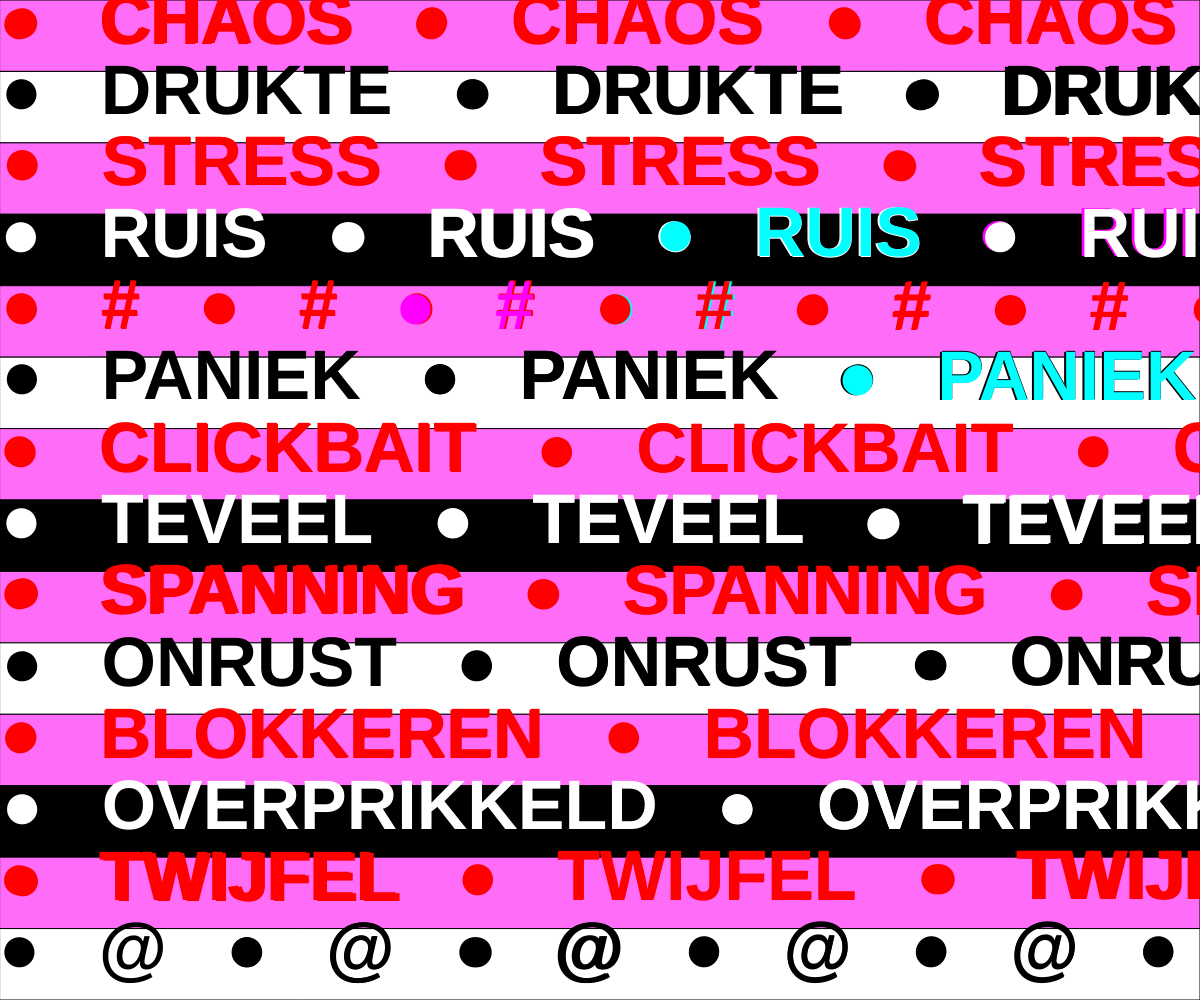
Frame 1 (no input)
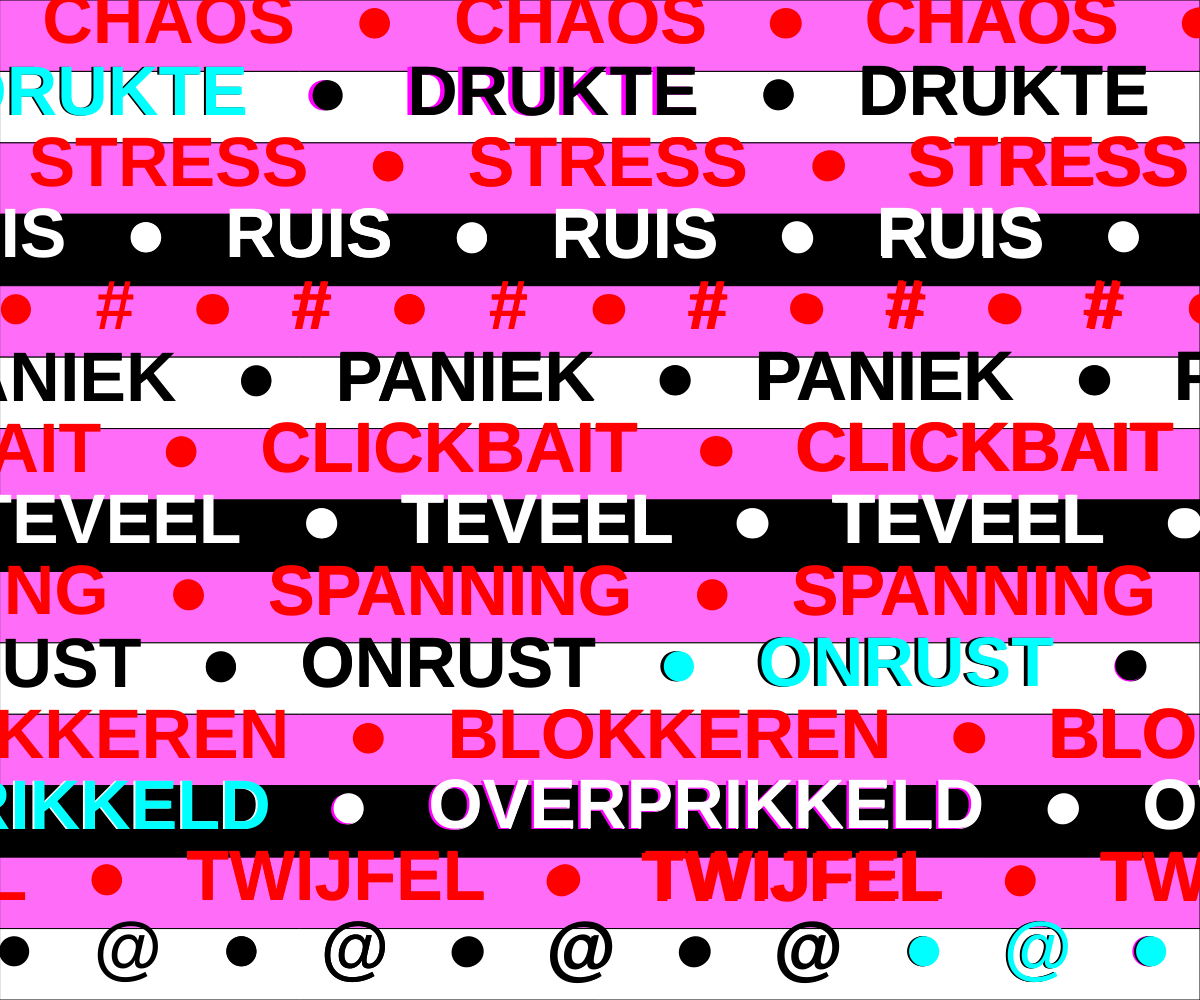
Frame 60 (no input)
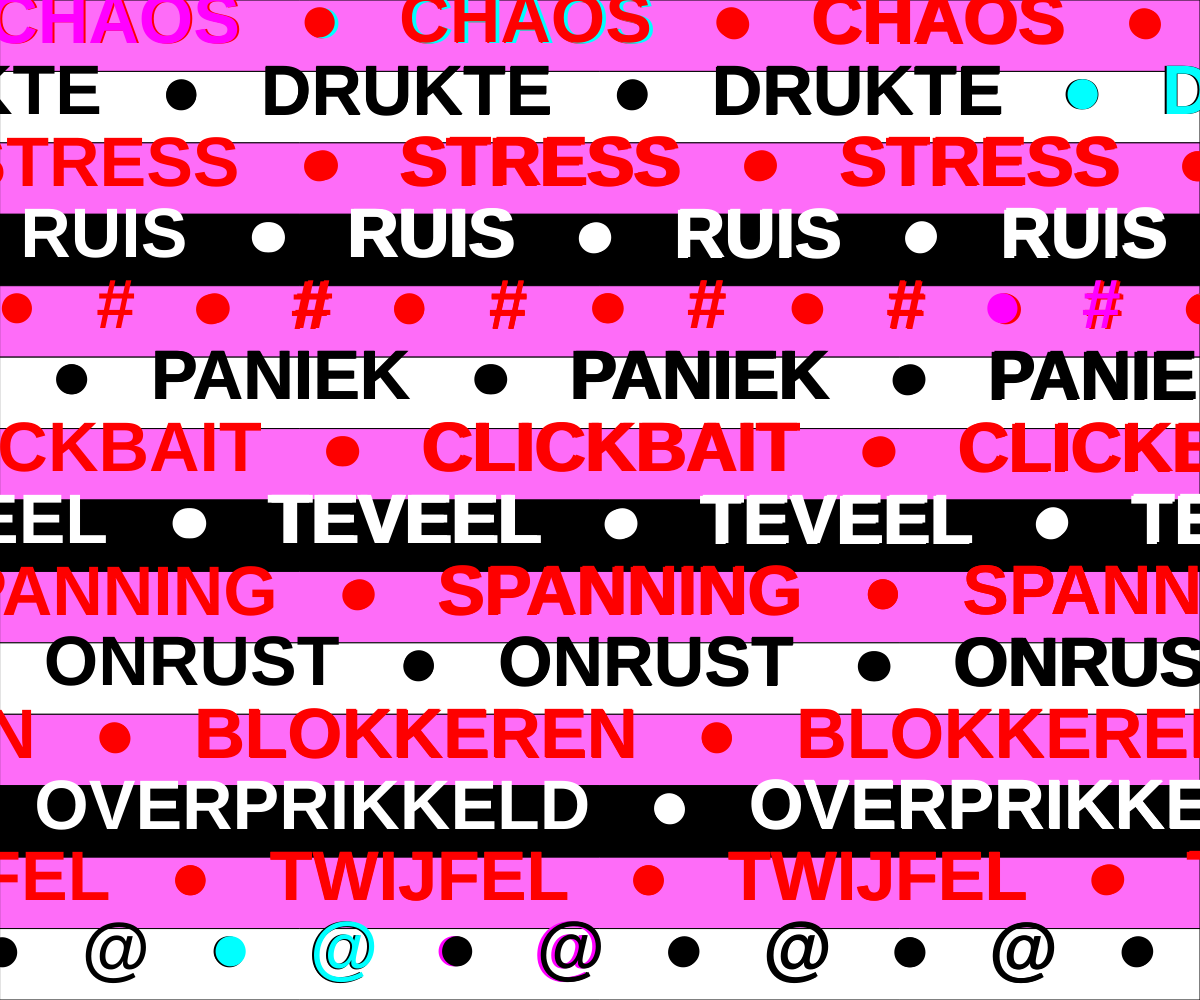
Frame 120 (the mouse pressed at the canvas centre since frame 60)

The p5.js sketch that drew these frames (run headless with seeded random() and noise() and a simulated clock; from frame 60 on, the mouse is pressed at the canvas centre):

// p5.js sketch
// ── sketch.js
let words = [
  "●   CHAOS   ",
  "●   DRUKTE   ",
  "●   STRESS   ",
  "●   RUIS   ",
  "●   #   ",
  "●   PANIEK   ",
  "●   CLICKBAIT   ",
  "●   TEVEEL   ",
  "●   SPANNING   ",
  "●   ONRUST   ",
  "●   BLOKKEREN   ",
  "●   OVERPRIKKELD   ",
  "●   TWIJFEL   ",
  "●   @   "
];

let offsets = [];
let speeds = [];
let glitchChance = 0.08;

function setup() {
  createCanvas(windowWidth, windowHeight);

  for (let i = 0; i < words.length; i++) {
    offsets[i] = 0;
    speeds[i] = random(1, 8);
  }
}

function draw() {
  background(200);
  textStyle(BOLD);
  textSize(70);

  let bannerNumber = 0;
  let rowHeight = height / words.length;

  for (let y = 0; y < height; y += rowHeight) {
    let word = words[bannerNumber];
    let wordWidth = textWidth(word);

    if (bannerNumber % 2 === 0) {
      fill(254, 108, 248);
      rect(0, y, width, rowHeight);
      fill(254, 0, 0);
    } else {
      if (bannerNumber % 4 === 1) {
        fill(255);
        rect(0, y, width, rowHeight);
        fill(0);
      } else {
        fill(0);
        rect(0, y, width, rowHeight);
        fill(255);
      }
    }

    for (let x = 0; x < width + wordWidth; x += wordWidth) {
      let jitterX = random(-2, 2);
      let jitterY = random(-1, 1);

      if (bannerNumber % 2 === 0) {
        text(word, x + offsets[bannerNumber] + jitterX, y + rowHeight * 0.6 + jitterY);
        text(word, x + offsets[bannerNumber] - wordWidth + jitterX, y + rowHeight * 0.6 + jitterY);

        if (random(1) < glitchChance) {
          fill(0, 255, 255);
          text(word, x + offsets[bannerNumber] + jitterX + 2, y + rowHeight * 0.6 + jitterY);

          fill(255, 0, 255);
          text(word, x + offsets[bannerNumber] - wordWidth + jitterX - 2, y + rowHeight * 0.6 + jitterY);

          fill(254, 0, 0);
        }
      } else {
        text(word, x - offsets[bannerNumber] + jitterX, y + rowHeight * 0.6 + jitterY);
        text(word, x - offsets[bannerNumber] + wordWidth + jitterX, y + rowHeight * 0.6 + jitterY);

        if (random(1) < glitchChance) {
          fill(0, 255, 255);
          text(word, x - offsets[bannerNumber] + jitterX + 2, y + rowHeight * 0.6 + jitterY);

          fill(255, 0, 255);
          text(word, x - offsets[bannerNumber] + wordWidth + jitterX - 2, y + rowHeight * 0.6 + jitterY);

          if (bannerNumber % 4 === 1) {
            fill(0);
          } else {
            fill(255);
          }
        }
      }
    }

    offsets[bannerNumber] += speeds[bannerNumber];

    if (offsets[bannerNumber] > wordWidth) {
      offsets[bannerNumber] = 0;
    }

    bannerNumber++;
  }
}

function windowResized() {
  resizeCanvas(windowWidth, windowHeight);
}
